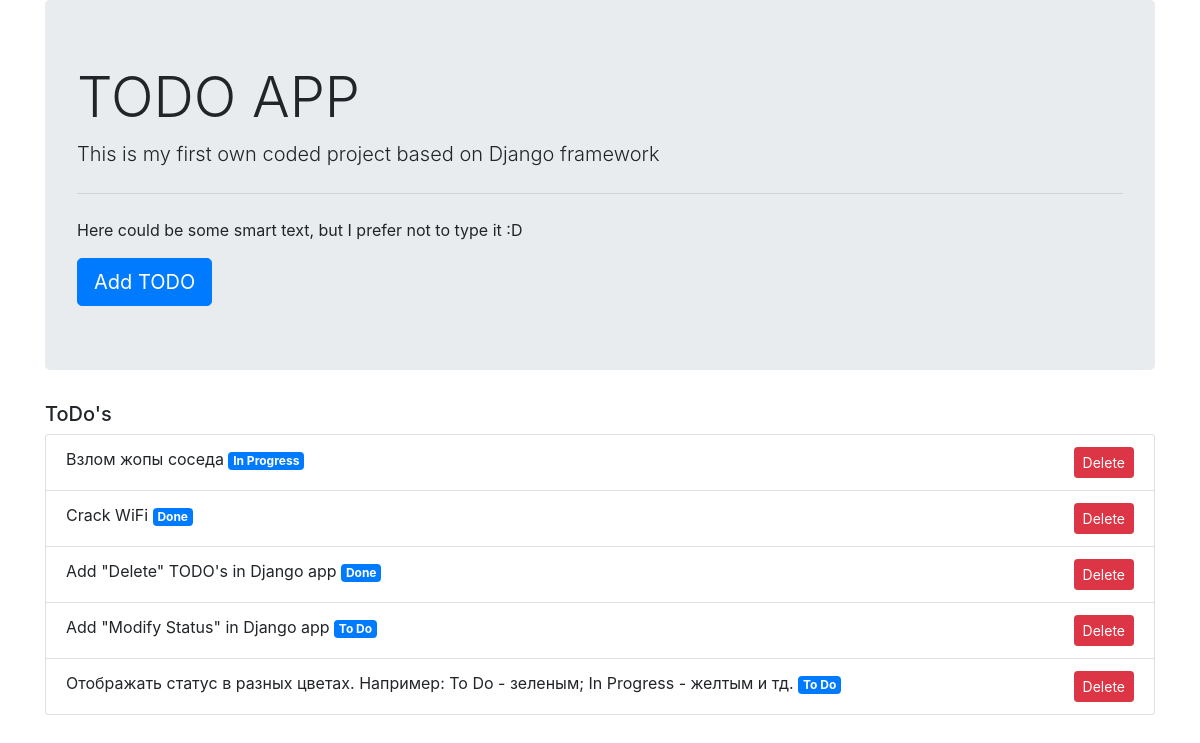
The page / on the database its author committed.
### main_app/models.py (models this page shows, shortened)
class Make_ToDo(models.Model):
    STATUS = [
        ("To Do", "To Do"),
        ("In Progress", "In Progress"),
        ("Done", "Done"),
    ]
    task_name = models.CharField(max_length=255)
    status = models.CharField(max_length=20, choices=STATUS)

### main_app/views.py (the view)
# urls.py: path('', views.ToDoListView.as_view(), name='home'),
class ToDoListView(ListView):
    model = Make_ToDo
    template_name = 'main_app/index.html'
    context_object_name = 'todo'

### templates/main_app/index.html (shortened to what this page needs)
{% extends 'main_app/base.html' %}
{% block content %}
    <div class="container">
        <h5>ToDo's</h5>
        <ul class='list-group'>
        {% for t in todo %}
            <li class='list-group-item'>{{ t.task_name }} <span class="badge badge-primary">{{ t.status }}</span>
                <form action="{% url 'main_app:delete' t.id %}" method="POST" class="float-right d-inline">
                    <button type="submit" class="btn btn-danger btn-sm">Delete</button>
                </form>
            </li>
        {% endfor %}
        </ul>
    </div>
{% endblock content %}

### templates/main_app/base.html (shortened to what this page needs)
<!doctype html>
<html lang="en">
  <head>
    <link rel="stylesheet" href="https://stackpath.bootstrapcdn.com/bootstrap/4.5.0/css/bootstrap.min.css">
  </head>
  <body>
    <article class="media content-section">
      <div class="container">
        <div class="jumbotron">
          <h1 class="display-4">TODO APP</h1>
          <p class="lead">This is my first own coded project based on Django framework</p>
          <hr class="my-4">
          <p>Here could be some smart text, but I prefer not to type it :D</p>
          <a class="btn btn-primary btn-lg" href='{% url "main_app:add" %}' role="button">Add TODO</a>
        </div>
      </div>
    </article>
      {% block content %}{% endblock %}
  </body>
</html>

### rows shown on the page
Make_ToDo: task_name "Взлом жопы соседа", status "In Progress"
Make_ToDo: task_name "Crack WiFi", status "Done"
Make_ToDo: task_name "Add \"Delete\" TODO's in Django app", status "Done"
Make_ToDo: task_name "Add \"Modify Status\" in Django app", status "To Do"
Make_ToDo: task_name "Отображать статус в разных цветах. Например: To Do - зеленым; In Progress - желтым и тд.", status "To Do"
